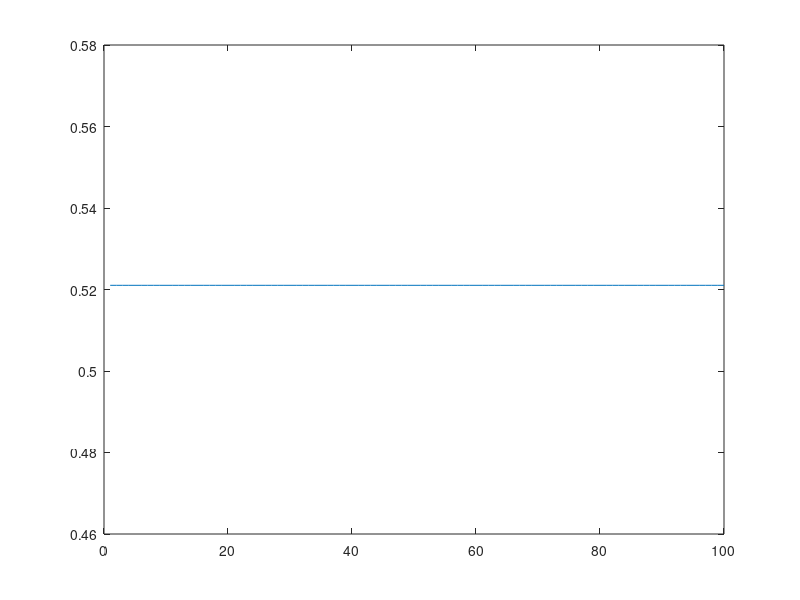

Write the MATLAB code that produced this figure.
m = 1000;
n = 500;
k = 5;
d = 0.2;
lambda = 10;

U = rand(m,k);
V = rand(n,k);
I = find(rand(m,n) < d);
A = U*V';
PA = A(I);

M = rand(m,k) * rand(n,k)';
err = zeros(100,1);
for j = 1:100
  err(j) = norm(M(I)-PA)/norm(PA);
  
  % Take a step of the thresholded SVD iteration with threshold lambda.

end
plot(err)
